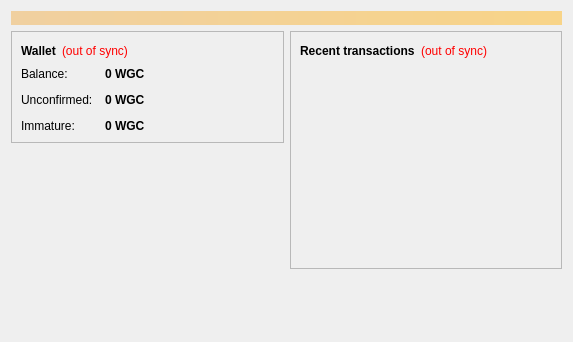
<?xml version="1.0" encoding="UTF-8"?>
<ui version="4.0">
 <class>OverviewPage</class>
 <widget class="QWidget" name="OverviewPage">
  <property name="geometry">
   <rect>
    <x>0</x>
    <y>0</y>
    <width>573</width>
    <height>342</height>
   </rect>
  </property>
  <property name="windowTitle">
   <string>Form</string>
  </property>
  <layout class="QVBoxLayout" name="topLayout">
   <item>
    <widget class="QLabel" name="labelAlerts">
     <property name="visible">
      <bool>false</bool>
     </property>
     <property name="styleSheet">
      <string notr="true">background-color: qlineargradient(x1: 0, y1: 0, x2: 1, y2: 0, stop:0 #F0D0A0, stop:1 #F8D488); color:#000000;</string>
     </property>
     <property name="wordWrap">
      <bool>true</bool>
     </property>
     <property name="margin">
      <number>3</number>
     </property>
    </widget>
   </item>
   <item>
    <layout class="QHBoxLayout" name="horizontalLayout" stretch="1,1">
     <item>
      <layout class="QVBoxLayout" name="verticalLayout_2">
       <item>
        <widget class="QFrame" name="frame">
         <property name="frameShape">
          <enum>QFrame::StyledPanel</enum>
         </property>
         <property name="frameShadow">
          <enum>QFrame::Raised</enum>
         </property>
         <layout class="QVBoxLayout" name="verticalLayout_4">
          <item>
           <layout class="QHBoxLayout" name="horizontalLayout_4">
            <item>
             <widget class="QLabel" name="label_5">
              <property name="font">
               <font>
                <weight>75</weight>
                <bold>true</bold>
               </font>
              </property>
              <property name="text">
               <string>Wallet</string>
              </property>
             </widget>
            </item>
            <item>
             <widget class="QLabel" name="labelWalletStatus">
              <property name="toolTip">
               <string>The displayed information may be out of date. Your wallet automatically synchronizes with the WorldGreenCoin network after a connection is established, but this process has not completed yet.</string>
              </property>
              <property name="styleSheet">
               <string notr="true">QLabel { color: red; }</string>
              </property>
              <property name="text">
               <string notr="true">(out of sync)</string>
              </property>
              <property name="alignment">
               <set>Qt::AlignLeading|Qt::AlignLeft|Qt::AlignVCenter</set>
              </property>
             </widget>
            </item>
            <item>
             <spacer name="horizontalSpacer_2">
              <property name="orientation">
               <enum>Qt::Horizontal</enum>
              </property>
              <property name="sizeHint" stdset="0">
               <size>
                <width>40</width>
                <height>20</height>
               </size>
              </property>
             </spacer>
            </item>
           </layout>
          </item>
          <item>
           <layout class="QFormLayout" name="formLayout_2">
            <property name="fieldGrowthPolicy">
             <enum>QFormLayout::AllNonFixedFieldsGrow</enum>
            </property>
            <property name="horizontalSpacing">
             <number>12</number>
            </property>
            <property name="verticalSpacing">
             <number>12</number>
            </property>
            <item row="0" column="0">
             <widget class="QLabel" name="label">
              <property name="text">
               <string>Balance:</string>
              </property>
             </widget>
            </item>
            <item row="0" column="1">
             <widget class="QLabel" name="labelBalance">
              <property name="font">
               <font>
                <weight>75</weight>
                <bold>true</bold>
               </font>
              </property>
              <property name="cursor">
               <cursorShape>IBeamCursor</cursorShape>
              </property>
              <property name="toolTip">
               <string>Your current balance</string>
              </property>
              <property name="text">
               <string notr="true">0 WGC</string>
              </property>
              <property name="textInteractionFlags">
               <set>Qt::LinksAccessibleByMouse|Qt::TextSelectableByKeyboard|Qt::TextSelectableByMouse</set>
              </property>
             </widget>
            </item>
            <item row="1" column="0">
             <widget class="QLabel" name="label_3">
              <property name="text">
               <string>Unconfirmed:</string>
              </property>
             </widget>
            </item>
            <item row="1" column="1">
             <widget class="QLabel" name="labelUnconfirmed">
              <property name="font">
               <font>
                <weight>75</weight>
                <bold>true</bold>
               </font>
              </property>
              <property name="cursor">
               <cursorShape>IBeamCursor</cursorShape>
              </property>
              <property name="toolTip">
               <string>Total of transactions that have yet to be confirmed, and do not yet count toward the current balance</string>
              </property>
              <property name="text">
               <string notr="true">0 WGC</string>
              </property>
              <property name="textInteractionFlags">
               <set>Qt::LinksAccessibleByMouse|Qt::TextSelectableByKeyboard|Qt::TextSelectableByMouse</set>
              </property>
             </widget>
            </item>
            <item row="2" column="0">
             <widget class="QLabel" name="labelImmatureText">
              <property name="text">
               <string>Immature:</string>
              </property>
             </widget>
            </item>
            <item row="2" column="1">
             <widget class="QLabel" name="labelImmature">
              <property name="font">
               <font>
                <weight>75</weight>
                <bold>true</bold>
               </font>
              </property>
              <property name="toolTip">
               <string>Mined balance that has not yet matured</string>
              </property>
              <property name="text">
               <string notr="true">0 WGC</string>
              </property>
              <property name="textInteractionFlags">
               <set>Qt::LinksAccessibleByMouse|Qt::TextSelectableByKeyboard|Qt::TextSelectableByMouse</set>
              </property>
             </widget>
            </item>
           </layout>
          </item>
         </layout>
        </widget>
       </item>
       <item>
        <spacer name="verticalSpacer">
         <property name="orientation">
          <enum>Qt::Vertical</enum>
         </property>
         <property name="sizeHint" stdset="0">
          <size>
           <width>20</width>
           <height>40</height>
          </size>
         </property>
        </spacer>
       </item>
       <item>
        <widget class="QLabel" name="label_wallet_bgcoin">
         <property name="text">
          <string/>
         </property>
         <property name="pixmap">
          <pixmap resource="../bitcoin.qrc">:/images/wallet_bgcoin</pixmap>
         </property>
         <property name="scaledContents">
          <bool>false</bool>
         </property>
         <property name="alignment">
          <set>Qt::AlignCenter</set>
         </property>
         <property name="margin">
          <number>-2</number>
         </property>
        </widget>
       </item>
       <item>
        <widget class="QLabel" name="label_6">
         <property name="text">
          <string/>
         </property>
        </widget>
       </item>
      </layout>
     </item>
     <item>
      <layout class="QVBoxLayout" name="verticalLayout_3">
       <item>
        <widget class="QFrame" name="frame_2">
         <property name="frameShape">
          <enum>QFrame::StyledPanel</enum>
         </property>
         <property name="frameShadow">
          <enum>QFrame::Raised</enum>
         </property>
         <layout class="QVBoxLayout" name="verticalLayout">
          <item>
           <layout class="QHBoxLayout" name="horizontalLayout_2">
            <item>
             <widget class="QLabel" name="label_4">
              <property name="text">
               <string>&lt;b&gt;Recent transactions&lt;/b&gt;</string>
              </property>
             </widget>
            </item>
            <item>
             <widget class="QLabel" name="labelTransactionsStatus">
              <property name="toolTip">
               <string>The displayed information may be out of date. Your wallet automatically synchronizes with the WorldGreenCoin network after a connection is established, but this process has not completed yet.</string>
              </property>
              <property name="styleSheet">
               <string notr="true">QLabel { color: red; }</string>
              </property>
              <property name="text">
               <string notr="true">(out of sync)</string>
              </property>
              <property name="alignment">
               <set>Qt::AlignRight|Qt::AlignTrailing|Qt::AlignVCenter</set>
              </property>
             </widget>
            </item>
            <item>
             <spacer name="horizontalSpacer">
              <property name="orientation">
               <enum>Qt::Horizontal</enum>
              </property>
              <property name="sizeHint" stdset="0">
               <size>
                <width>40</width>
                <height>20</height>
               </size>
              </property>
             </spacer>
            </item>
           </layout>
          </item>
          <item>
           <widget class="QListView" name="listTransactions">
            <property name="styleSheet">
             <string notr="true">QListView { background: transparent; }</string>
            </property>
            <property name="frameShape">
             <enum>QFrame::NoFrame</enum>
            </property>
            <property name="verticalScrollBarPolicy">
             <enum>Qt::ScrollBarAlwaysOff</enum>
            </property>
            <property name="horizontalScrollBarPolicy">
             <enum>Qt::ScrollBarAlwaysOff</enum>
            </property>
            <property name="selectionMode">
             <enum>QAbstractItemView::NoSelection</enum>
            </property>
           </widget>
          </item>
         </layout>
        </widget>
       </item>
       <item>
        <spacer name="verticalSpacer_2">
         <property name="orientation">
          <enum>Qt::Vertical</enum>
         </property>
         <property name="sizeHint" stdset="0">
          <size>
           <width>20</width>
           <height>40</height>
          </size>
         </property>
        </spacer>
       </item>
      </layout>
     </item>
    </layout>
   </item>
  </layout>
 </widget>
 <resources/>
 <connections/>
</ui>
